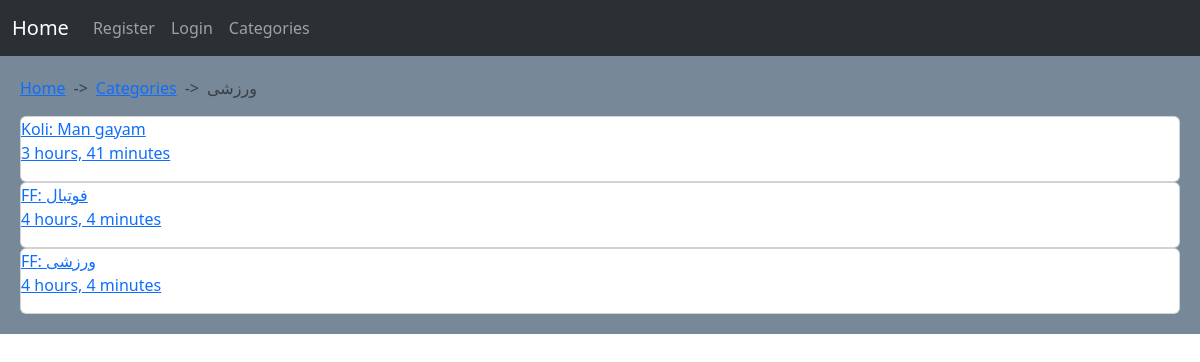
The page /Categories/ورزشی/showposts/ on the database as committed earlier.
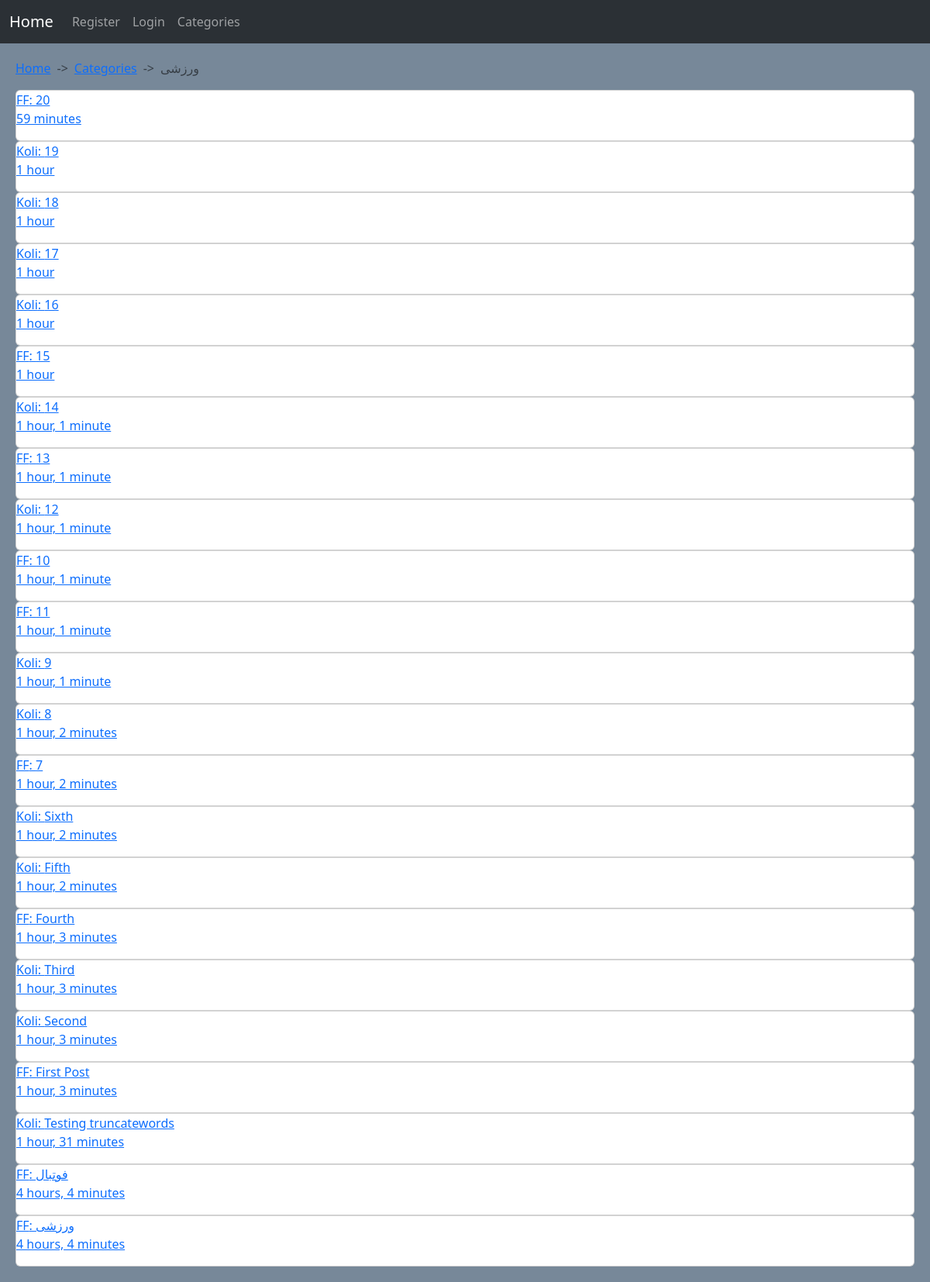
The same page on the database as committed later.
### Categories/models.py (models this page shows, shortened)
class CategoryModel(MPTTModel):
    name = models.CharField(
        max_length=200,
        unique=True,
    )
    slug = models.SlugField(
        max_length=300,
        unique=True,
        null=True,
        blank=True,
        allow_unicode=True
    )
    parent = TreeForeignKey(
        'self',
        on_delete=models.CASCADE,
        null=True,
        blank=True,
        related_name='Parent'
    )
    class Meta:
        ordering = ('name',)
        verbose_name = 'Category'
        verbose_name_plural = 'Categories'

### Posts/models.py (models this page shows, shortened)
class PostModel(models.Model):
    category = models.ForeignKey(
        CategoryModel,
        on_delete=models.CASCADE,
        related_name='category_posts',
        default=None
    )
    author = models.ForeignKey(
        User,
        on_delete=models.CASCADE,
        related_name='author_posts'
    )
    title = models.CharField(
        max_length=75,
        unique=True
    )
    slug = models.SlugField(
        max_length=150,
        unique=True,
        allow_unicode=True
    )
    body = RichTextUploadingField()
    date_created = models.DateTimeField(
        auto_now_add=True
    )
    date_updated = models.DateTimeField(
        auto_now=True
    )
    def get_absolute_url(self):
        return reverse_lazy('Posts:PostDetail', args=(self.category.slug, self.slug))
    class Meta:
        verbose_name = 'Post'
        verbose_name_plural = 'Posts'
        ordering = ('-date_created', '-date_updated')

### Categories/views.py (the view)
# urls.py: path('<str:category_slug>/showposts/', views.ShowCategoryPostsView.as_view(), name='ShowCategoryPosts'),
class ShowCategoryPostsView(View):
    template_name = 'Categories/ShowPosts.html'
    def get(self, request, category_slug):
        category = get_object_or_404(CategoryModel, slug=category_slug)
        ancestors = category.get_ancestors()
        needed_categories = category.get_descendants(include_self=False)
        conditions = Q(category=category)
        for ctgr in needed_categories:
            conditions |= Q(category=ctgr)
        posts = PostModel.objects.filter(conditions).order_by('-date_created')
        return render(request, self.template_name, {'posts': posts, 'ancestors': ancestors, 'current': category})

### Categories/Templates/Categories/ShowPosts.html (shortened to what this page needs)
{% extends 'Base.html' %}
{% block Body %}
	<div style="--bs-breadcrumb-divider: '->';" aria-label="breadcrumb">
		<ol class="breadcrumb">
			<li class="breadcrumb-item"><a href="{% url 'Home:Home' %}">Home</a></li>
			<li class="breadcrumb-item"><a href="{% url 'Categories:Category' %}">Categories</a></li>
			<li class="breadcrumb-item active" aria-current="page">{{ current.name }}</li>
		</ol>
	</div>
	{% for post in posts %}
		<div class="card">
			<a href="{{ post.get_absolute_url }}">
				<p>
					{{ post.author }}: {{ post.title|truncatewords:5 }} <br/>
					{{ post.date_updated|timesince }}
				</p>
			</a>
		</div>
	{% endfor %}
{% endblock %}

### Templates/Base.html (shortened to what this page needs)
{% load static %}
<!DOCTYPE html>
<html lang="en">
    <head>
        <link href="https://cdn.jsdelivr.net/npm/bootstrap@5.3.1/dist/css/bootstrap.min.css" rel="stylesheet">
        <link rel="stylesheet" href="{% static 'Css/Main.css' %}" />
        <link href="/static/ckeditor/ckeditor/contents.css" rel="stylesheet">
    </head>
    <body>
        {% include 'Incs/Navbar.html' %}
        <div class="Main">
            {% block Body %} {% endblock %}
        </div>
    </body>
</html>

### Templates/Incs/Navbar.html (shortened to what this page needs)
<nav class="navbar navbar-expand-lg bg-body-tertiary" data-bs-theme="dark">
	<div class="container-fluid">
		<a class="navbar-brand" href="{% url 'Home:Home' %}">Home</a>
		<div class="collapse navbar-collapse" id="navbarNavDropdown">
			<ul class="navbar-nav">
				{% if request.user.is_authenticated %}
					<li class="nav-item">
						<a class="nav-link" href="{% url 'accounts:Logout' %}">Logout</a>
					</li>
					<li class="nav-item">
						<a class="nav-link" href="{% url 'accounts:Profile' request.user.username %}">Profile</a>
					</li>
				{% else %}
					<li class="nav-item">
						<a class="nav-link" href="{% url 'accounts:Register' %}">Register</a>
					</li>
					<li class="nav-item">
						<a class="nav-link" href="{% url 'accounts:Login' %}">Login</a>
					</li>
				{% endif %}
				<li class="nav-item">
					<a class="nav-link" href="{% url 'Categories:Category' %}">
						Categories
					</a>
				</li>
			</ul>
		</div>
	</div>
</nav>

### Static/Css/Main.css (style rules this page uses)
.Main { background-color: lightslategray; color: black; padding: 20px; }

Rows that differ between the two databases and show on the page:
removed PostModel: author "Koli", title "Man gayam", date_updated "3 hours, 41 minutes"
added PostModel: author "FF", title "20", date_updated "59 minutes"
added PostModel: author "Koli", title "19", date_updated "1 hour"
added PostModel: author "Koli", title "18", date_updated "1 hour"
added PostModel: author "Koli", title "17", date_updated "1 hour"
added PostModel: author "Koli", title "16", date_updated "1 hour"
added PostModel: author "FF", title "15", date_updated "1 hour"
added PostModel: author "Koli", title "14", date_updated "1 hour, 1 minute"
added PostModel: author "FF", title "13", date_updated "1 hour, 1 minute"
added PostModel: author "Koli", title "12", date_updated "1 hour, 1 minute"
added PostModel: author "FF", title "10", date_updated "1 hour, 1 minute"
added PostModel: author "FF", title "11", date_updated "1 hour, 1 minute"
added PostModel: author "Koli", title "9", date_updated "1 hour, 1 minute"
added PostModel: author "Koli", title "8", date_updated "1 hour, 2 minutes"
added PostModel: author "FF", title "7", date_updated "1 hour, 2 minutes"
added PostModel: author "Koli", title "Sixth", date_updated "1 hour, 2 minutes"
added PostModel: author "Koli", title "Fifth", date_updated "1 hour, 2 minutes"
added PostModel: author "FF", title "Fourth", date_updated "1 hour, 3 minutes"
added PostModel: author "Koli", title "Third", date_updated "1 hour, 3 minutes"
added PostModel: author "Koli", title "Second", date_updated "1 hour, 3 minutes"
added PostModel: author "FF", title "First Post", date_updated "1 hour, 3 minutes"
added PostModel: author "Koli", title "Testing truncatewords", date_updated "1 hour, 31 minutes"
